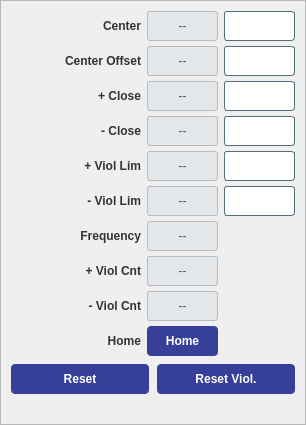
<widget class="QFrame" name="card_34"><property name="styleSheet"><string notr="true">QFrame#card_34 { border: 1px solid #A0A0A0; border-radius: 6px; }</string></property><property name="frameShape"><enum>QFrame::StyledPanel</enum></property><layout class="QVBoxLayout" name="tv_33"><property name="spacing"><number>8</number></property><property name="leftMargin"><number>10</number></property><property name="topMargin"><number>10</number></property><property name="rightMargin"><number>10</number></property><property name="bottomMargin"><number>10</number></property><item><layout class="QGridLayout" name="grid_28"><property name="horizontalSpacing"><number>6</number></property><property name="verticalSpacing"><number>5</number></property><item row="0" column="0"><widget class="QLabel" name="lbl_1"><property name="styleSheet"><string notr="true">color: #333; font-weight: bold;</string></property><property name="minimumSize"><size><width>130</width><height>30</height></size></property><property name="text"><string>Center</string></property><property name="alignment"><set>Qt::AlignRight|Qt::AlignVCenter</set></property></widget></item><item row="0" column="1"><widget class="PyDMLabel" name="rb_2"><property name="minimumSize"><size><width>0</width><height>30</height></size></property><property name="sizePolicy"><sizepolicy hsizetype="Expanding" vsizetype="Fixed"><horstretch>1</horstretch><verstretch>0</verstretch></sizepolicy></property><property name="styleSheet"><string notr="true">background-color: #e4e7ea; color: #4a5259; border: 1px solid #b6bcc2; border-radius: 3px;</string></property><property name="alignment"><set>Qt::AlignCenter</set></property><property name="text"><string>--</string></property><property name="channel" stdset="0"><string>ca://${prefix}:MMS:01:fCenter_RBV</string></property></widget></item><item row="0" column="2"><widget class="PyDMLineEdit" name="set_3"><property name="minimumSize"><size><width>0</width><height>30</height></size></property><property name="sizePolicy"><sizepolicy hsizetype="Expanding" vsizetype="Fixed"><horstretch>1</horstretch><verstretch>0</verstretch></sizepolicy></property><property name="styleSheet"><string notr="true">background-color: #ffffff; color: #0c0c0c; border: 1px solid #546e7a; border-radius: 3px;</string></property><property name="alignment"><set>Qt::AlignCenter</set></property><property name="channel" stdset="0"><string>ca://${prefix}:MMS:01:fCenter</string></property></widget></item><item row="1" column="0"><widget class="QLabel" name="lbl_4"><property name="styleSheet"><string notr="true">color: #333; font-weight: bold;</string></property><property name="minimumSize"><size><width>130</width><height>30</height></size></property><property name="text"><string>Center Offset</string></property><property name="alignment"><set>Qt::AlignRight|Qt::AlignVCenter</set></property></widget></item><item row="1" column="1"><widget class="PyDMLabel" name="rb_5"><property name="minimumSize"><size><width>0</width><height>30</height></size></property><property name="sizePolicy"><sizepolicy hsizetype="Expanding" vsizetype="Fixed"><horstretch>1</horstretch><verstretch>0</verstretch></sizepolicy></property><property name="styleSheet"><string notr="true">background-color: #e4e7ea; color: #4a5259; border: 1px solid #b6bcc2; border-radius: 3px;</string></property><property name="alignment"><set>Qt::AlignCenter</set></property><property name="text"><string>--</string></property><property name="channel" stdset="0"><string>ca://${prefix}:MMS:01:fCenterOffset_RBV</string></property></widget></item><item row="1" column="2"><widget class="PyDMLineEdit" name="set_6"><property name="minimumSize"><size><width>0</width><height>30</height></size></property><property name="sizePolicy"><sizepolicy hsizetype="Expanding" vsizetype="Fixed"><horstretch>1</horstretch><verstretch>0</verstretch></sizepolicy></property><property name="styleSheet"><string notr="true">background-color: #ffffff; color: #0c0c0c; border: 1px solid #546e7a; border-radius: 3px;</string></property><property name="alignment"><set>Qt::AlignCenter</set></property><property name="channel" stdset="0"><string>ca://${prefix}:MMS:01:fCenterOffset</string></property></widget></item><item row="2" column="0"><widget class="QLabel" name="lbl_7"><property name="styleSheet"><string notr="true">color: #333; font-weight: bold;</string></property><property name="minimumSize"><size><width>130</width><height>30</height></size></property><property name="text"><string>+ Close</string></property><property name="alignment"><set>Qt::AlignRight|Qt::AlignVCenter</set></property></widget></item><item row="2" column="1"><widget class="PyDMLabel" name="rb_8"><property name="minimumSize"><size><width>0</width><height>30</height></size></property><property name="sizePolicy"><sizepolicy hsizetype="Expanding" vsizetype="Fixed"><horstretch>1</horstretch><verstretch>0</verstretch></sizepolicy></property><property name="styleSheet"><string notr="true">background-color: #e4e7ea; color: #4a5259; border: 1px solid #b6bcc2; border-radius: 3px;</string></property><property name="alignment"><set>Qt::AlignCenter</set></property><property name="text"><string>--</string></property><property name="channel" stdset="0"><string>ca://${prefix}:MMS:01:fStopPos_RBV</string></property></widget></item><item row="2" column="2"><widget class="PyDMLineEdit" name="set_9"><property name="minimumSize"><size><width>0</width><height>30</height></size></property><property name="sizePolicy"><sizepolicy hsizetype="Expanding" vsizetype="Fixed"><horstretch>1</horstretch><verstretch>0</verstretch></sizepolicy></property><property name="styleSheet"><string notr="true">background-color: #ffffff; color: #0c0c0c; border: 1px solid #546e7a; border-radius: 3px;</string></property><property name="alignment"><set>Qt::AlignCenter</set></property><property name="channel" stdset="0"><string>ca://${prefix}:MMS:01:fStopPos</string></property></widget></item><item row="3" column="0"><widget class="QLabel" name="lbl_10"><property name="styleSheet"><string notr="true">color: #333; font-weight: bold;</string></property><property name="minimumSize"><size><width>130</width><height>30</height></size></property><property name="text"><string>- Close</string></property><property name="alignment"><set>Qt::AlignRight|Qt::AlignVCenter</set></property></widget></item><item row="3" column="1"><widget class="PyDMLabel" name="rb_11"><property name="minimumSize"><size><width>0</width><height>30</height></size></property><property name="sizePolicy"><sizepolicy hsizetype="Expanding" vsizetype="Fixed"><horstretch>1</horstretch><verstretch>0</verstretch></sizepolicy></property><property name="styleSheet"><string notr="true">background-color: #e4e7ea; color: #4a5259; border: 1px solid #b6bcc2; border-radius: 3px;</string></property><property name="alignment"><set>Qt::AlignCenter</set></property><property name="text"><string>--</string></property><property name="channel" stdset="0"><string>ca://${prefix}:MMS:01:fStopNeg_RBV</string></property></widget></item><item row="3" column="2"><widget class="PyDMLineEdit" name="set_12"><property name="minimumSize"><size><width>0</width><height>30</height></size></property><property name="sizePolicy"><sizepolicy hsizetype="Expanding" vsizetype="Fixed"><horstretch>1</horstretch><verstretch>0</verstretch></sizepolicy></property><property name="styleSheet"><string notr="true">background-color: #ffffff; color: #0c0c0c; border: 1px solid #546e7a; border-radius: 3px;</string></property><property name="alignment"><set>Qt::AlignCenter</set></property><property name="channel" stdset="0"><string>ca://${prefix}:MMS:01:fStopNeg</string></property></widget></item><item row="4" column="0"><widget class="QLabel" name="lbl_13"><property name="styleSheet"><string notr="true">color: #333; font-weight: bold;</string></property><property name="minimumSize"><size><width>130</width><height>30</height></size></property><property name="text"><string>+ Viol Lim</string></property><property name="alignment"><set>Qt::AlignRight|Qt::AlignVCenter</set></property></widget></item><item row="4" column="1"><widget class="PyDMLabel" name="rb_14"><property name="minimumSize"><size><width>0</width><height>30</height></size></property><property name="sizePolicy"><sizepolicy hsizetype="Expanding" vsizetype="Fixed"><horstretch>1</horstretch><verstretch>0</verstretch></sizepolicy></property><property name="styleSheet"><string notr="true">background-color: #e4e7ea; color: #4a5259; border: 1px solid #b6bcc2; border-radius: 3px;</string></property><property name="alignment"><set>Qt::AlignCenter</set></property><property name="text"><string>--</string></property><property name="channel" stdset="0"><string>ca://${prefix}:MMS:01:fLimitPos_RBV</string></property></widget></item><item row="4" column="2"><widget class="PyDMLineEdit" name="set_15"><property name="minimumSize"><size><width>0</width><height>30</height></size></property><property name="sizePolicy"><sizepolicy hsizetype="Expanding" vsizetype="Fixed"><horstretch>1</horstretch><verstretch>0</verstretch></sizepolicy></property><property name="styleSheet"><string notr="true">background-color: #ffffff; color: #0c0c0c; border: 1px solid #546e7a; border-radius: 3px;</string></property><property name="alignment"><set>Qt::AlignCenter</set></property><property name="channel" stdset="0"><string>ca://${prefix}:MMS:01:fLimitPos</string></property></widget></item><item row="5" column="0"><widget class="QLabel" name="lbl_16"><property name="styleSheet"><string notr="true">color: #333; font-weight: bold;</string></property><property name="minimumSize"><size><width>130</width><height>30</height></size></property><property name="text"><string>- Viol Lim</string></property><property name="alignment"><set>Qt::AlignRight|Qt::AlignVCenter</set></property></widget></item><item row="5" column="1"><widget class="PyDMLabel" name="rb_17"><property name="minimumSize"><size><width>0</width><height>30</height></size></property><property name="sizePolicy"><sizepolicy hsizetype="Expanding" vsizetype="Fixed"><horstretch>1</horstretch><verstretch>0</verstretch></sizepolicy></property><property name="styleSheet"><string notr="true">background-color: #e4e7ea; color: #4a5259; border: 1px solid #b6bcc2; border-radius: 3px;</string></property><property name="alignment"><set>Qt::AlignCenter</set></property><property name="text"><string>--</string></property><property name="channel" stdset="0"><string>ca://${prefix}:MMS:01:fLimitNeg_RBV</string></property></widget></item><item row="5" column="2"><widget class="PyDMLineEdit" name="set_18"><property name="minimumSize"><size><width>0</width><height>30</height></size></property><property name="sizePolicy"><sizepolicy hsizetype="Expanding" vsizetype="Fixed"><horstretch>1</horstretch><verstretch>0</verstretch></sizepolicy></property><property name="styleSheet"><string notr="true">background-color: #ffffff; color: #0c0c0c; border: 1px solid #546e7a; border-radius: 3px;</string></property><property name="alignment"><set>Qt::AlignCenter</set></property><property name="channel" stdset="0"><string>ca://${prefix}:MMS:01:fLimitNeg</string></property></widget></item><item row="6" column="0"><widget class="QLabel" name="lbl_19"><property name="styleSheet"><string notr="true">color: #333; font-weight: bold;</string></property><property name="minimumSize"><size><width>130</width><height>30</height></size></property><property name="text"><string>Frequency</string></property><property name="alignment"><set>Qt::AlignRight|Qt::AlignVCenter</set></property></widget></item><item row="6" column="1"><widget class="PyDMLabel" name="rb_20"><property name="minimumSize"><size><width>0</width><height>30</height></size></property><property name="sizePolicy"><sizepolicy hsizetype="Expanding" vsizetype="Fixed"><horstretch>1</horstretch><verstretch>0</verstretch></sizepolicy></property><property name="styleSheet"><string notr="true">background-color: #e4e7ea; color: #4a5259; border: 1px solid #b6bcc2; border-radius: 3px;</string></property><property name="alignment"><set>Qt::AlignCenter</set></property><property name="text"><string>--</string></property><property name="channel" stdset="0"><string>ca://${prefix}:MMS:01:fCurrentTriggerFrequency_RBV</string></property></widget></item><item row="7" column="0"><widget class="QLabel" name="lbl_21"><property name="styleSheet"><string notr="true">color: #333; font-weight: bold;</string></property><property name="minimumSize"><size><width>130</width><height>30</height></size></property><property name="text"><string>+ Viol Cnt</string></property><property name="alignment"><set>Qt::AlignRight|Qt::AlignVCenter</set></property></widget></item><item row="7" column="1"><widget class="PyDMLabel" name="rb_22"><property name="minimumSize"><size><width>0</width><height>30</height></size></property><property name="sizePolicy"><sizepolicy hsizetype="Expanding" vsizetype="Fixed"><horstretch>1</horstretch><verstretch>0</verstretch></sizepolicy></property><property name="styleSheet"><string notr="true">background-color: #e4e7ea; color: #4a5259; border: 1px solid #b6bcc2; border-radius: 3px;</string></property><property name="alignment"><set>Qt::AlignCenter</set></property><property name="text"><string>--</string></property><property name="channel" stdset="0"><string>ca://${prefix}:MMS:01:nOvrCntPos_RBV</string></property></widget></item><item row="8" column="0"><widget class="QLabel" name="lbl_23"><property name="styleSheet"><string notr="true">color: #333; font-weight: bold;</string></property><property name="minimumSize"><size><width>130</width><height>30</height></size></property><property name="text"><string>- Viol Cnt</string></property><property name="alignment"><set>Qt::AlignRight|Qt::AlignVCenter</set></property></widget></item><item row="8" column="1"><widget class="PyDMLabel" name="rb_24"><property name="minimumSize"><size><width>0</width><height>30</height></size></property><property name="sizePolicy"><sizepolicy hsizetype="Expanding" vsizetype="Fixed"><horstretch>1</horstretch><verstretch>0</verstretch></sizepolicy></property><property name="styleSheet"><string notr="true">background-color: #e4e7ea; color: #4a5259; border: 1px solid #b6bcc2; border-radius: 3px;</string></property><property name="alignment"><set>Qt::AlignCenter</set></property><property name="text"><string>--</string></property><property name="channel" stdset="0"><string>ca://${prefix}:MMS:01:nOvrCntNeg_RBV</string></property></widget></item><item row="9" column="0"><widget class="QLabel" name="lbl_25"><property name="styleSheet"><string notr="true">color: #333; font-weight: bold;</string></property><property name="minimumSize"><size><width>130</width><height>30</height></size></property><property name="text"><string>Home</string></property><property name="alignment"><set>Qt::AlignRight|Qt::AlignVCenter</set></property></widget></item><item row="9" column="1"><widget class="PyDMPushButton" name="btn_26"><property name="minimumSize"><size><width>0</width><height>30</height></size></property><property name="styleSheet"><string notr="true">QPushButton { color: white; background-color: rgb(54,64,153); font-weight: bold; border-radius: 4px; } QPushButton:hover { background-color: #21618C; }</string></property><property name="text"><string>Home</string></property><property name="channel" stdset="0"><string>ca://${prefix}:MMS:01:bCenter</string></property><property name="pressValue" stdset="0"><string>1</string></property><property name="showConfirmDialog" stdset="0"><bool>true</bool></property><property name="confirmMessage" stdset="0"><string>Proceed with Home?</string></property></widget></item><item row="9" column="2"><widget class="PyDMByteIndicator" name="byte_27"><property name="minimumSize"><size><width>20</width><height>20</height></size></property><property name="channel" stdset="0"><string>ca://${prefix}:MMS:01:bCentered_RBV</string></property><property name="showLabels" stdset="0"><bool>false</bool></property><property name="circles" stdset="0"><bool>true</bool></property><property name="numBits" stdset="0"><number>1</number></property></widget></item></layout></item><item><layout class="QHBoxLayout" name="acts_31"><item><widget class="PyDMPushButton" name="btn_29"><property name="minimumSize"><size><width>0</width><height>30</height></size></property><property name="styleSheet"><string notr="true">QPushButton { color: white; background-color: rgb(54,64,153); font-weight: bold; border-radius: 4px; } QPushButton:hover { background-color: #21618C; }</string></property><property name="text"><string>Reset</string></property><property name="channel" stdset="0"><string>ca://${prefix}:MMS:01:bReset</string></property><property name="pressValue" stdset="0"><string>1</string></property><property name="showConfirmDialog" stdset="0"><bool>true</bool></property><property name="confirmMessage" stdset="0"><string>Proceed with Reset?</string></property></widget></item><item><widget class="PyDMPushButton" name="btn_30"><property name="minimumSize"><size><width>0</width><height>30</height></size></property><property name="styleSheet"><string notr="true">QPushButton { color: white; background-color: rgb(54,64,153); font-weight: bold; border-radius: 4px; } QPushButton:hover { background-color: #21618C; }</string></property><property name="text"><string>Reset Viol.</string></property><property name="channel" stdset="0"><string>ca://${prefix}:MMS:01:bResetCnt</string></property><property name="pressValue" stdset="0"><string>1</string></property><property name="showConfirmDialog" stdset="0"><bool>true</bool></property><property name="confirmMessage" stdset="0"><string>Proceed with Reset Viol.?</string></property></widget></item></layout></item><item><spacer name="vs_32"><property name="orientation"><enum>Qt::Vertical</enum></property><property name="sizeHint" stdset="0"><size><width>20</width><height>20</height></size></property></spacer></item></layout></widget>
